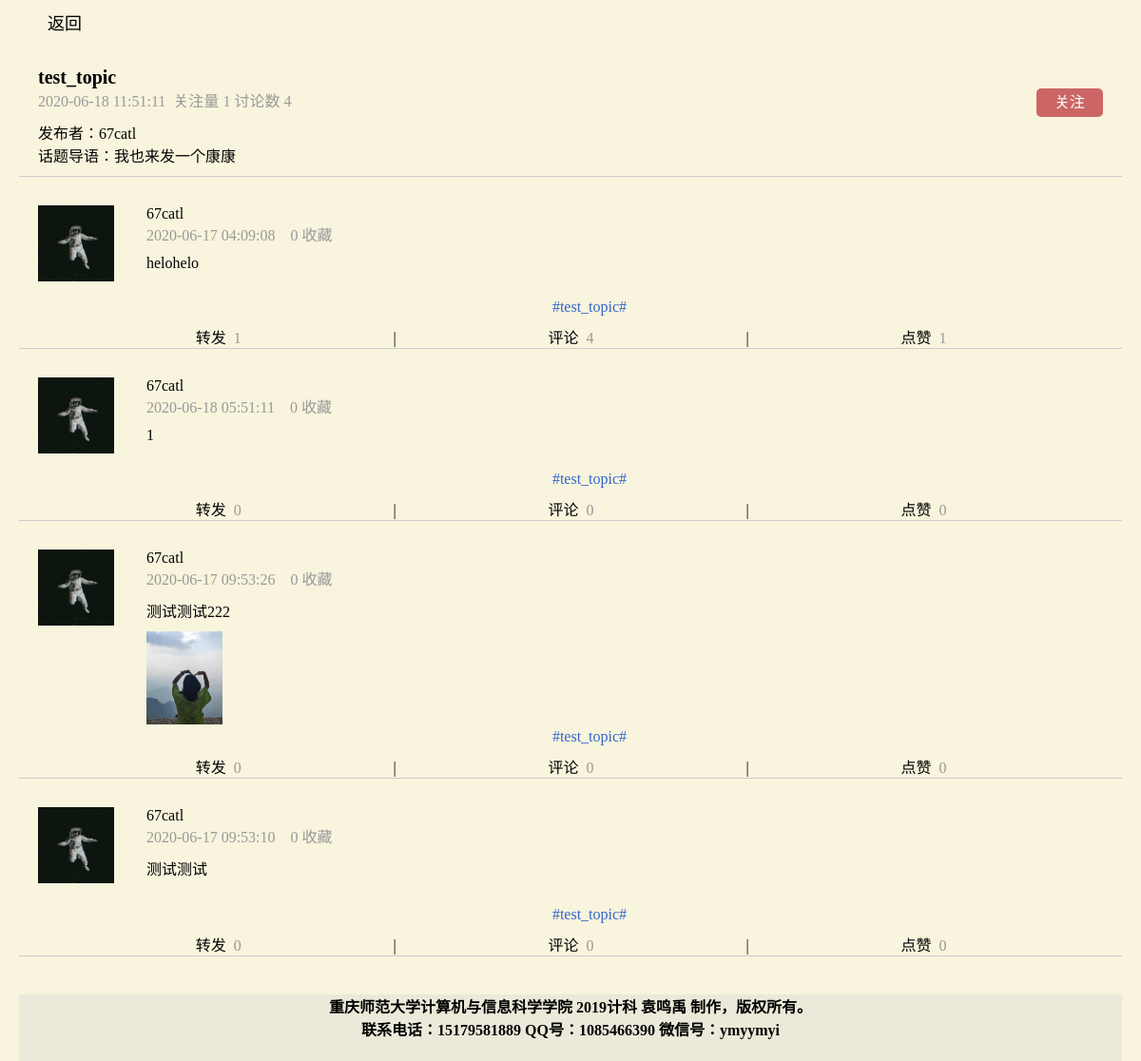
/topic_con_detail.php?id=9, run on the app's committed database.
### tables this page shows
CREATE TABLE `tb_tk_topic`  (
  `tp_id` int(20) NOT NULL AUTO_INCREMENT,
  `tp_uid` int(20) NOT NULL,
  `tp_top` varchar(100) NOT NULL,
  `tp_content` varchar(100) NOT NULL,
  `tp_classid` int(20) NOT NULL,
  `tp_time` timestamp(0) NOT NULL DEFAULT CURRENT_TIMESTAMP(0) ON UPDATE CURRENT_TIMESTAMP(0),
  `tp_state` int(1) NOT NULL,
  `tp_aid` int(20) NULL DEFAULT NULL,
  `tp_adtime` timestamp(0) NULL DEFAULT NULL ON UPDATE CURRENT_TIMESTAMP(0),
  `tp_follow` int(20) NOT NULL,
  `tp_log` int(20) NOT NULL,
  PRIMARY KEY (`tp_id`) USING BTREE
);

CREATE TABLE `tb_tk_user`  (
  `user_uid` int(20) NOT NULL AUTO_INCREMENT,
  `user_uname` varchar(100) NOT NULL,
  `user_upic` varchar(100) NULL DEFAULT NULL,
  `user_ustate` int(1) NOT NULL,
  `user_utime` timestamp(0) NULL DEFAULT NULL,
  `user_uword` varchar(100) NULL DEFAULT NULL,
  `user_ucard` varchar(30) NULL DEFAULT NULL,
  `user_pwd` varchar(50) NOT NULL,
  `user_tname` varchar(20) NULL DEFAULT NULL,
  `user_phone` varchar(20) NULL DEFAULT NULL,
  `user_locate` varchar(20) NULL DEFAULT NULL,
  `user_sex` int(1) NULL DEFAULT NULL,
  `user_pwq` varchar(50) NOT NULL,
  `user_pwa` varchar(50) NOT NULL,
  `user_bgtime` timestamp(0) NOT NULL DEFAULT CURRENT_TIMESTAMP(0) ON UPDATE CURRENT_TIMESTAMP(0),
  `user_follow` int(20) NOT NULL,
  `user_follower` int(20) NOT NULL,
  `user_friend` int(20) NOT NULL,
  `user_blog` int(20) NOT NULL,
  PRIMARY KEY (`user_uid`) USING BTREE
);

CREATE TABLE `tb_tk_log`  (
  `log_id` int(20) NOT NULL AUTO_INCREMENT,
  `log_uid` int(20) NOT NULL,
  `log_content` varchar(300) NOT NULL,
  `log_pic1` varchar(100) NULL DEFAULT NULL,
  `log_pic2` varchar(100) NULL DEFAULT NULL,
  `log_pic3` varchar(100) NULL DEFAULT NULL,
  `log_time` timestamp(0) NULL DEFAULT NULL,
  `log_topid` int(20) NULL DEFAULT NULL,
  `log_state` int(1) NULL DEFAULT NULL,
  `log_adminid` int(20) NULL DEFAULT NULL,
  `log_adtime` timestamp(0) NULL DEFAULT NULL,
  `log_adreid` int(20) NULL DEFAULT NULL,
  `log_tag` int(20) NOT NULL,
  `log_trans` int(20) NOT NULL,
  `log_com` int(20) NOT NULL,
  `log_store` int(20) NOT NULL,
  PRIMARY KEY (`log_id`) USING BTREE
);

### topic_con_detail.php (the view, shortened to what this page needs)
<!doctype html>
<html>
<head>
<link rel="stylesheet" href="css/frame.css">
</head>
<body>
<?php include("conn.php"); ?>
<div id="banner">
	<div><a href="javascript:history.back();">返回</a></div>
</div>
<div id="content">
	<div id="topic">
    	<?php
		$tp_id=$_GET['id'];
		$sql = mysqli_query($conn,"select * from tb_tk_topic join tb_tk_user on tb_tk_topic.tp_uid=tb_tk_user.user_uid where tp_id='$tp_id'");
		$info=mysqli_fetch_array($sql);
		?>
        <div style="margin-bottom:20px;">
        	<div id="topic_con">
	            <div class="title"><a href="topic_con_detail.php?id=<?php echo $info['tp_id'];?>"><?php echo $info['tp_top'];?></a></div>
                <div class="time"><?php echo $info['tp_adtime'];?>&nbsp;&nbsp;关注量 <?php echo $info['tp_follow'];?> 讨论数 <?php echo $info['tp_log'];?>
                	 <?php
				if(isset($_SESSION['uid'])){
					$uid=$_SESSION['uid'];
					if($info['tp_uid']==$uid){$t=1;}
					else{
    				    $sql2=mysqli_query($conn,"select * from tb_tk_topicfocus where tpfc_tpid='$tp_id' and tpfc_uid='$uid'");
					    $info2=mysqli_fetch_array($sql2);
						if($info2) $t=2;
						else $t=0;
					}
				}else{$t=0;}
				if(!$t){
				?>
                	<div class="flw"><a href="<?php if(isset($_SESSION['uid'])){?> topic_focus.php?id=<?php echo $info['tp_id'];?> <?php }else{?> user_login.php <?php }?>">关注</a></div>
                    <?php
				}else if($t==2){
					?>
                    <div class="flw"><a href="topic_delfocus.php?id=<?php echo $info['tp_id'];?>">取消关注</a></div>
                    <?php
				}
				?>
                </div>
                <div class="author">发布者：<a href=""><?php echo $info['user_uname'];?></a></div>
                <div class="tutor">话题导语：<?php echo $info['tp_content'];?></div>
             </div>
        </div>
    </div>
    <div id="log">
    <?php
	$sql=mysqli_query($conn,"select * from tb_tk_log join tb_tk_user on tb_tk_log.log_uid=tb_tk_user.user_uid where log_state=1 and log_topid='$tp_id' order by log_tag desc,log_com desc,log_trans desc,log_time desc");
	while($info=mysqli_fetch_array($sql)){
	?>
<div class="_hotlog">
	<div class="hotlog-top">
    	<div class="left">
            <img src="<?php echo $info['user_upic'];?>" width="80px" alt="">
        </div>
        <div class="right">
        	<div class="title">
          	    <div><a href="personal.php?state=1&uid=<?php echo $info['user_uid'];?>"><?php echo $info['user_uname'];?></a></div>
                <span><?php echo $info['log_time'];?> &nbsp;&nbsp; <?php echo $info['log_store'];?>&nbsp;收藏</span>
            </div>
            <div class="content" onclick="javascript:window.location='log_con_detail.php?id=<?php echo $info['log_id'];?>';"><?php echo $info['log_content'];?></div>
            <div class="hotlog-img">
    	        <img src="<?php echo $info['log_pic1'];?>" alt="" width="80px"><img src="<?php echo $info['log_pic2'];?>" alt="" width="80px"><img src="<?php echo $info['log_pic3'];?>" alt="" width="80px">
            </div>
        </div>
    </div>
    <?php
	$tp_id=$info['log_topid'];
	$sql2=mysqli_query($conn,"select * from tb_tk_topic where tp_id='$tp_id'");
	$info2=mysqli_fetch_array($sql2);
	?>
    <div class="hotlog-topic"><?php if($info2){?> <a href="topic_con_detail.php?id=<?php echo $tp_id; ?>"> <?php echo "#".$info2['tp_top']."#"; ?> </a><?php } ?></div>
    <div class="hotlog-bottom">
        <div class="func" style="margin-left:10px;"><a href="log_con_detail.php?id=<?php echo $info['log_id'];?>&state=1">转发</a><span>&nbsp;&nbsp;<?php echo $info['log_trans'];?></span></div>&nbsp;|
        <div class="func"><a href="log_con_detail.php?id=<?php echo $info['log_id'];?>&state=2">评论</a><span>&nbsp;&nbsp;<?php echo $info['log_com'];?></span></div>&nbsp;|
        <div class="func"><a href="log_con_detail.php?id=<?php echo $info['log_id'];?>&state=3">点赞</a><span>&nbsp;&nbsp;<?php echo $info['log_tag'];?></span></div>
    </div>
</div>
    <?php
	}
	?>
    </div>
</div>
<div id="bottom">重庆师范大学计算机与信息科学学院 2019计科 袁鸣禹 制作，版权所有。<br>联系电话：15179581889 QQ号：1085466390 微信号：ymyymyi</div>
</body>
</html>

### css/frame.css (style rules this page uses)
* { box-sizing: border-box; }
body { width: 1160px; margin: 0 auto; background-color: rgb(248,244,221); }
#banner { width: 1160px; margin-bottom: 10px; }
#content { width: 1160px; vertical-align: top; padding-bottom: 20px; }
#bottom { background-color: rgba(204, 204, 204, 0.3); width: 1160px; height: 70px; text-align: center; font-weight: bold; padding-top: 0px; }

### topic_con_detail.php (style rules this page uses)
#banner { height:50px;line-height:50px;padding-left:30px; }
#banner a { text-decoration:none;color:#000;font-size:18px; }
#topic { width:1160px; }
#topic_con { margin:0 auto;width:1160px;border-bottom:1px #ccc solid;font-family:"黑体";padding-left:20px;padding-right:20px;padding-top:10px;padding-bottom:10px; }
#topic_con .title a { text-decoration:none;color:#000;font-size:20px;font-weight:600; }
#topic_con .time { color:#999;font-size:16px; }
#topic_con .time .flw { display:inline-block;float:right;text-align:center;height:30px; }
#topic_con .time .flw a { display:inline-block;width:70px;height:30px;line-height:30px;text-decoration:none;background-color:#C66;color:#fff;border-radius:5px; }
#topic_con .author { margin-top:10px; }
#topic_con .author a { text-decoration:none;color:#000; }
#log { width:1160px; }
._hotlog { margin:0 auto;width:1160px;margin-bottom:20px;padding-left:20px;padding-top:10px;border-bottom:1px #ccc solid; }
._hotlog .hotlog-top .left { width:90px;display:inline-block;vertical-align:top;margin-right:20px; }
._hotlog .hotlog-top .right { width:1000px;display:inline-block;vertical-align:top; }
._hotlog .hotlog-top .right .content { margin-top:10px; }
._hotlog .hotlog-top .right .hotlog-img { margin-top:10px; }
._hotlog .hotlog-top .right .hotlog-img img { margin-right:10px; }
._hotlog .hotlog-topic { width:1160px;text-align:center;color:#36C; }
._hotlog .hotlog-topic a { text-decoration:none;color:#36C; }
._hotlog .hotlog-bottom { width:1160px;margin-top:10px; }
._hotlog .hotlog-bottom .func { display:inline-block;width:31%;text-align:center; }
._hotlog .hotlog-bottom .func a, ._hotlog .hotlog-top .right a { text-decoration:none;color:#000; }
._hotlog span { color:#999; }

### data on the page
tb_tk_topic: tp_top "test_topic", tp_adtime "2020-06-18 11:51:11", tp_follow "1", tp_log "4", tb_tk_user.user_uname "67catl", tp_content "我也来发一个康康"
tb_tk_log: tb_tk_user.user_upic (picture), tb_tk_user.user_uname "67catl", log_time "2020-06-17 04:09:08", log_store "0", log_content "helohelo", tb_tk_topic.tp_top "test_topic", log_trans "1", log_com "4", log_tag "1"
tb_tk_log: tb_tk_user.user_upic (picture), tb_tk_user.user_uname "67catl", log_time "2020-06-18 05:51:11", log_store "0", log_content "1", tb_tk_topic.tp_top "test_topic", log_trans "0", log_com "0", log_tag "0"
tb_tk_log: tb_tk_user.user_upic (picture), tb_tk_user.user_uname "67catl", log_time "2020-06-17 09:53:26", log_store "0", log_content "测试测试222", log_pic1 (picture), tb_tk_topic.tp_top "test_topic", log_trans "0", log_com "0", log_tag "0"
tb_tk_log: tb_tk_user.user_upic (picture), tb_tk_user.user_uname "67catl", log_time "2020-06-17 09:53:10", log_store "0", log_content "测试测试", tb_tk_topic.tp_top "test_topic", log_trans "0", log_com "0", log_tag "0"
